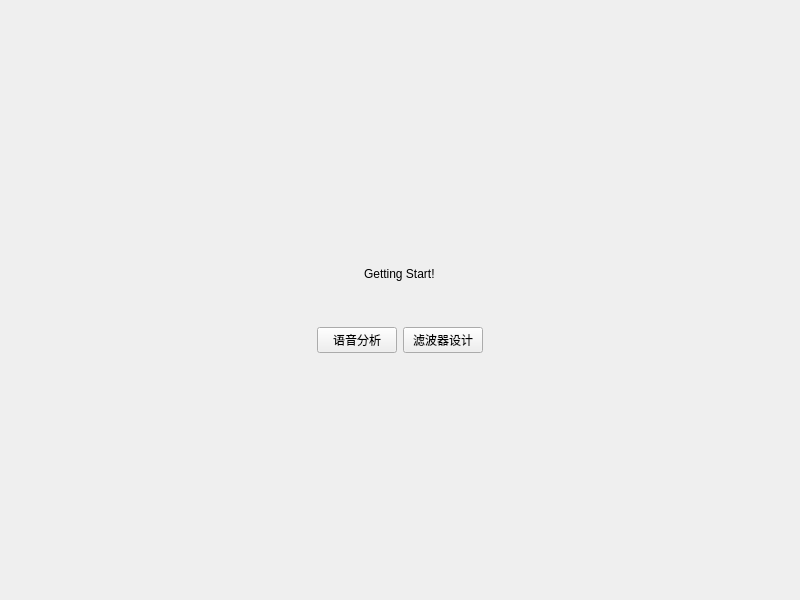
<?xml version="1.0" encoding="UTF-8"?>
<ui version="4.0">
 <class>HomeInterface</class>
 <widget class="QWidget" name="HomeInterface">
  <property name="geometry">
   <rect>
    <x>0</x>
    <y>0</y>
    <width>800</width>
    <height>600</height>
   </rect>
  </property>
  <property name="windowTitle">
   <string>Form</string>
  </property>
  <property name="layoutDirection">
   <enum>Qt::LeftToRight</enum>
  </property>
  <layout class="QVBoxLayout" name="verticalLayout">
   <property name="leftMargin">
    <number>20</number>
   </property>
   <property name="topMargin">
    <number>40</number>
   </property>
   <property name="rightMargin">
    <number>20</number>
   </property>
   <property name="bottomMargin">
    <number>20</number>
   </property>
   <item>
    <spacer name="verticalSpacer_2">
     <property name="orientation">
      <enum>Qt::Vertical</enum>
     </property>
     <property name="sizeHint" stdset="0">
      <size>
       <width>20</width>
       <height>40</height>
      </size>
     </property>
    </spacer>
   </item>
   <item alignment="Qt::AlignHCenter">
    <widget class="LargeTitleLabel" name="LargeTitleLabel">
     <property name="sizePolicy">
      <sizepolicy hsizetype="Fixed" vsizetype="Fixed">
       <horstretch>0</horstretch>
       <verstretch>0</verstretch>
      </sizepolicy>
     </property>
     <property name="text">
      <string>Getting Start!</string>
     </property>
    </widget>
   </item>
   <item>
    <spacer name="verticalSpacer_3">
     <property name="orientation">
      <enum>Qt::Vertical</enum>
     </property>
     <property name="sizeType">
      <enum>QSizePolicy::Fixed</enum>
     </property>
     <property name="sizeHint" stdset="0">
      <size>
       <width>20</width>
       <height>40</height>
      </size>
     </property>
    </spacer>
   </item>
   <item>
    <layout class="QHBoxLayout" name="horizontalLayout">
     <item>
      <spacer name="horizontalSpacer">
       <property name="orientation">
        <enum>Qt::Horizontal</enum>
       </property>
       <property name="sizeHint" stdset="0">
        <size>
         <width>40</width>
         <height>20</height>
        </size>
       </property>
      </spacer>
     </item>
     <item>
      <widget class="TransparentPushButton" name="voiceAnalysisButton">
       <property name="sizePolicy">
        <sizepolicy hsizetype="Fixed" vsizetype="Fixed">
         <horstretch>0</horstretch>
         <verstretch>0</verstretch>
        </sizepolicy>
       </property>
       <property name="text">
        <string>语音分析</string>
       </property>
      </widget>
     </item>
     <item>
      <widget class="TransparentPushButton" name="filterDesignerButton">
       <property name="sizePolicy">
        <sizepolicy hsizetype="Fixed" vsizetype="Fixed">
         <horstretch>0</horstretch>
         <verstretch>0</verstretch>
        </sizepolicy>
       </property>
       <property name="text">
        <string>滤波器设计</string>
       </property>
      </widget>
     </item>
     <item>
      <spacer name="horizontalSpacer_2">
       <property name="orientation">
        <enum>Qt::Horizontal</enum>
       </property>
       <property name="sizeHint" stdset="0">
        <size>
         <width>40</width>
         <height>20</height>
        </size>
       </property>
      </spacer>
     </item>
    </layout>
   </item>
   <item>
    <spacer name="verticalSpacer">
     <property name="orientation">
      <enum>Qt::Vertical</enum>
     </property>
     <property name="sizeHint" stdset="0">
      <size>
       <width>20</width>
       <height>40</height>
      </size>
     </property>
    </spacer>
   </item>
  </layout>
 </widget>
 <customwidgets>
  <customwidget>
   <class>PushButton</class>
   <extends>QPushButton</extends>
   <header>qfluentwidgets</header>
  </customwidget>
  <customwidget>
   <class>TransparentPushButton</class>
   <extends>PushButton</extends>
   <header>qfluentwidgets</header>
  </customwidget>
  <customwidget>
   <class>LargeTitleLabel</class>
   <extends>QLabel</extends>
   <header>qfluentwidgets</header>
  </customwidget>
 </customwidgets>
 <resources/>
 <connections/>
</ui>
